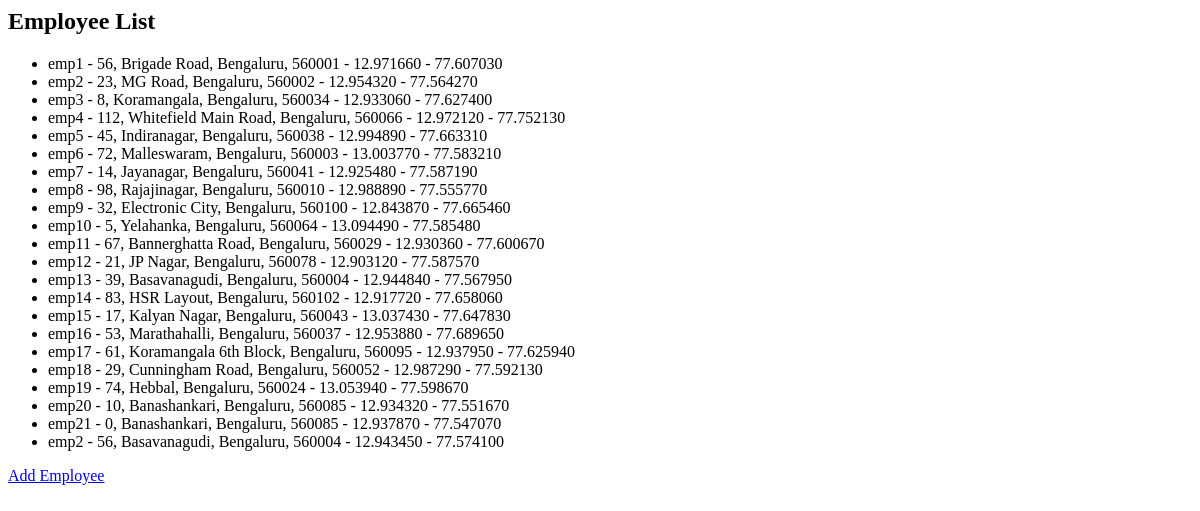
The app's page /maps/employees/, older data.
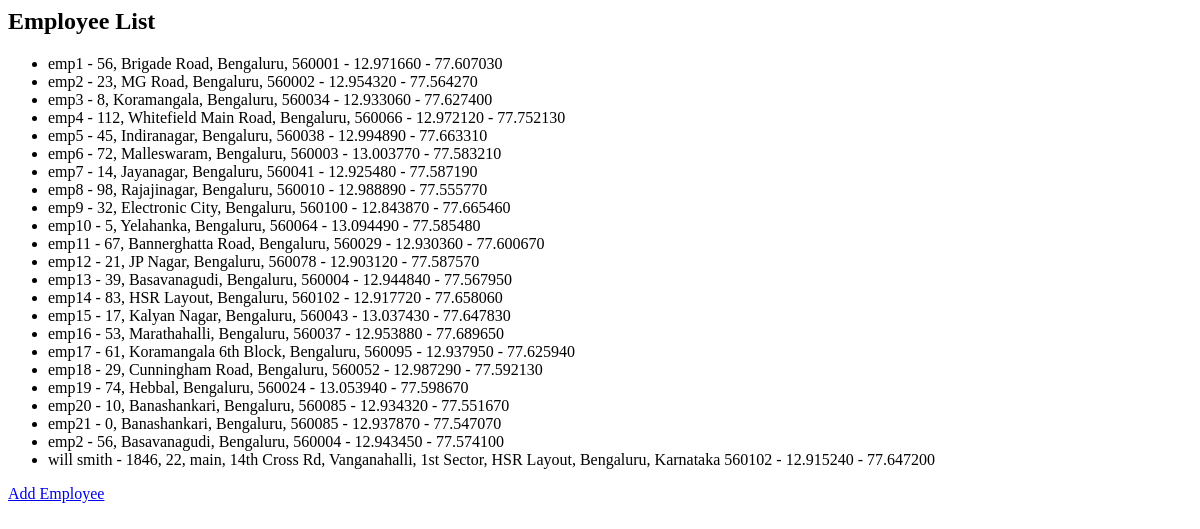
The same page, newer data.
### maps/models.py (models this page shows, shortened)
class Employee(models.Model):
    emp_id = models.CharField(
        max_length=20, unique=True, verbose_name=_('Employee ID'))
    name = models.CharField(max_length=100, verbose_name=_('Name'))
    address = models.TextField(verbose_name=_('Address'))
    latitude = models.DecimalField(
        max_digits=9, decimal_places=6, blank=True, null=True, verbose_name=_('Latitude'))
    longitude = models.DecimalField(
        max_digits=9, decimal_places=6, blank=True, null=True, verbose_name=_('Longitude'))

### maps/views.py (the view)
# urls.py: path('employees/', emp_list, name='employee_list'),
def emp_list(request):
    employees = Employee.objects.all()
    return render(request, 'maps/emp_list.html', {'employees': employees})

### maps/templates/maps/emp_list.html
<h2>Employee List</h2>
<ul>
  {% for employee in employees %}
  <li>{{ employee.name }} - {{ employee.address }} - {{ employee.latitude }} - {{ employee.longitude }}</li>
  {% endfor %}
</ul>
<a href="{% url 'add_employee' %}">Add Employee</a>

Row changes from the older to the newer data that the page shows:
added Employee: name "will smith", address "1846, 22, main, 14th Cross Rd, Vanganahalli, 1st Sector, HSR Layout, Bengaluru, Karnataka 560102", latitude "12.915240", longitude "77.647200"
